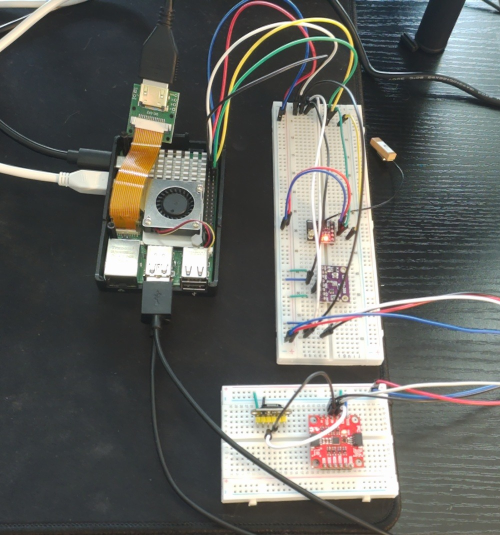
#> input picture readme_imgs/hardware.jpeg, 1000 x 1070 px, found by its file name (shown at 1/2 size)
$ python crop_image.py
#> lines starting #> are read from the running program, lines starting #| are printed output that depends on the picture
from PIL import Image

# Open image
img = Image.open("/home/kyle/repos/Autonomous-Navigation/readme_imgs/hardware.jpeg")
#> img is the input picture: PIL image 1000x1070 RGB; mean R, G, B 99.2, 100.2, 96.3

# Rotate (counter-clockwise) — common angles: 90, 180, 270, -90, etc.
# expand=True → enlarges canvas so corners aren't cut off
# img = img.rotate(90, expand=True, resample=Image.Resampling.BICUBIC)

# Now crop (left, upper, right, lower)
crop_box = (400, 0, 1400, 1070)  # adjust to your needs
cropped = img.crop(crop_box)
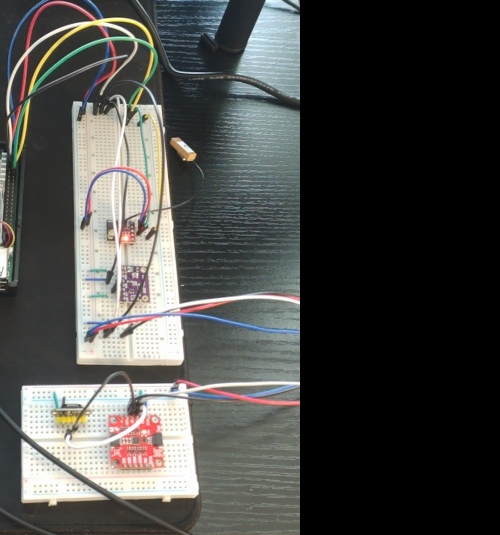
#> cropped: PIL image 1000x1070 RGB (shown at 1/2 size); mean R, G, B 71.5, 71.8, 69.1

# Save with good quality
cropped.save(
    "/home/kyle/repos/Autonomous-Navigation/readme_imgs/rotated_cropped.jpeg",
    quality=92,
)
